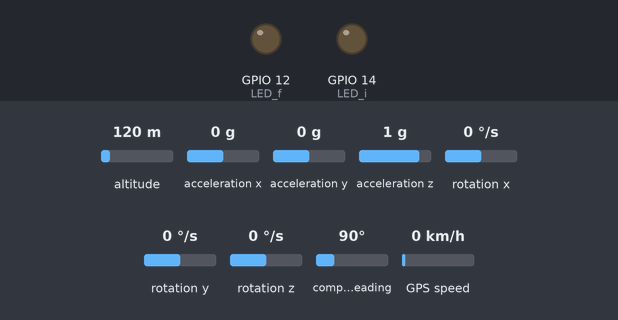
This sketch was run on a simulated ESP32. On the bench: output pins drawn as LEDs (lit = HIGH). The inputs (shaded band) are chosen by the test bench; at power-on: altitude 120 m, acceleration x 0 g, acceleration y 0 g, acceleration z 1 g, rotation x 0 °/s, rotation y 0 °/s, rotation z 0 °/s, compass heading 90°, GPS speed 0 km/h. The GPS gets a fix after 3 s at 37.7749, -122.4194 with 8 satellites; the modem accepts every AT command (registered, SIM ready, sends succeed) and sends nothing else; what the sketch prints to the serial monitor is not drawn.

Above: at 22.0 s.
At 52.0 s:
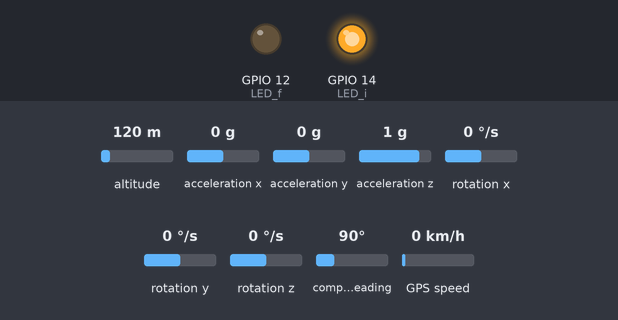
Timing chart, 0 to 85.0 s (numbered marks = the images above):
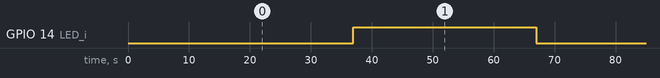

Measured:
- by itself, GPIO 14 (LED_i): alternates HIGH for 30.0 s and LOW for 30.0 s

The sketch:

TrackingBoy.ino
```cpp
#include <stdio.h>
#include <string.h>
#include "Wire.h"
#include <MPU6050_light.h>
#include <TinyGPSPlus.h>
#include <SoftwareSerial.h>

#define LED_i 14     //interrupting led
#define LED_f 12     //falling led

hw_timer_t *My_timer = NULL;
TinyGPSPlus gps;
MPU6050 mpu(Wire);

static const int RXPin = 18, TXPin = 19;      //configure two pins, RX and TX, for UART1 connection with the GPS module
static const uint32_t GPSBaud = 9600;

unsigned long timer = 0;

volatile float Y_new =0 ,X_val = 0;       //Use the 'volatile' keyword when a variable is receiving values
                                          //from peripherals, such as sensors, GPS, etc
volatile float lat,lng;
String latitude;
String longtitude;

bool isReply = false;

const char phone[] = "0984324077";  //replace for your mobile phone number
String substring = "gimmeLoc";           //Send 'gimmeLoc', and it will reply with the location
String message;

void IRAM_ATTR onTimer(){             //Timer task, to be executed every 30 seconds as configured
  digitalWrite(LED_i, !digitalRead(LED_i));     //Change the LED state and check the falling condition every 30 seconds
  isReply = check_angleY();
}

void setup() {
  Serial.begin(115200);    //for debugging

  Wire.begin();          //start I2C
  byte status = mpu.begin();
  Serial.print(F("MPU6050 status: "));
  Serial.println(status);
  while (status != 0) { } // stop everything if could not connect to MPU6050
  Serial.println(F("Calculating offsets, do not move MPU6050"));
  delay(5000);
  mpu.calcOffsets(); // gyro and accelero
  Serial.println("Done!\n");

  pinMode(LED_i, OUTPUT);               //Every time the LED changes, the ESP will check whether it is falling or not
  pinMode(LED_f, OUTPUT);               //turn on if falling

  // //setup gps
  Serial1.begin(GPSBaud,SERIAL_8N1,RXPin,TXPin);

  //setup sim A7680C
  Serial2.begin(115200);
  Serial2.print("AT+CMGD=1,4\r"); //delete all
  delay(1000);

  //setup timer
  My_timer = timerBegin(0, 80, true);
  timerAttachInterrupt(My_timer, &onTimer, true);
  timerAlarmWrite(My_timer, 30000000, true);       //Interrupt every 30 seconds is equivalent to a count time of 30,000,000.
  timerAlarmEnable(My_timer);
}

void loop() {
  mpu.update();

  if (Serial1.available() > 0)
    if (gps.encode(Serial1.read()))
        if (gps.location.isValid()){
          lat = gps.location.lat();       //read location
          lng = gps.location.lng();
        }

  int index = message.indexOf(substring);

  if((millis()-timer)>5000){   // Print data every 1000 milliseconds, equivalent to 1 second
    if (isReply==true){               //is falling
      timerStop(My_timer);            //stop timer interrupt for doing some tasks
      //Serial.println("falling now");
      digitalWrite(LED_f, HIGH);

      latitude = String(lat,6);         //convert location data to string
      longtitude = String(lng,6);

      send_sms("xe cua ban gap phai su co, hoac dang bi tai nan. Link map: https://www.google.com/maps?q="+ latitude + "," + longtitude);
      check_sms_responce();     //Send a message and show the response
      isReply = false;                //Set 'isReply' to false to send only one message => saving resources :))

      timerStart(My_timer);           //Restart the timer once all tasks are completed
    } else {
      digitalWrite(LED_f, LOW);        //is not falling

      X_val = abs(mpu.getAngleX());    //read angle data
      Y_new = abs(mpu.getAngleY());    //Use abs() for easy calculation

      displayInfo();

      read_sms();
      if (index != -1) replyLocation();
    }
   timer = millis();   //search "millis()"" for more details
  }
}

bool check_angleY(){
  if ( (Y_new > 17 && X_val < 90) || (Y_new > 70 && X_val > 90) ){
    return 1;
  } else return 0;
}

void send_sms(String sms){
  Serial2.print("AT+CMGF=1\r");  //Set text mode
  delay(1000);
  Serial2.print("AT+CMGS=\""+String(phone)+"\"\r"); //Send message
  delay(1000);
  Serial2.print(sms);//Text message
  Serial2.println((char)0x1A); //Ctrl+Z
}

void check_sms_responce(){
   if(Serial2.available()>0)
  {
    delay(60);
    message="";     //Clear the 'message' variable
    while(Serial2.available())
    {
      message+=(char)Serial2.read();
    }
    Serial.print(message);
  }
}

void displayInfo()  //When using the ESP32 with a battery, you can comment out all the code in this function to improve memory performance
{                   //Remember to comment out the function named 'displayInfo()' in the main loop
  Serial.print("\nY_new = ");
  Serial.println(Y_new);
  Serial.print(F("Location: "));
  Serial.print(lat, 6);
  Serial.print(F(","));
  Serial.print(lng, 6);
  Serial.println();
}

void read_sms(){
  Serial2.print("AT+CMGL=\"REC UNREAD\"\r");  //list unread
  delay(1000);
  check_sms_responce();
}

void replyLocation(){
  timerStop(My_timer);
  send_sms("Hey Sir, I found myself on the map! Here's the link: https://www.google.com/maps?q="+ latitude + "," + longtitude);
  delay(1000);
  Serial2.print("AT+CMGD=1,4\r"); //delete all for a one-time response
  delay(1000);
  timerStart(My_timer);
}
```
